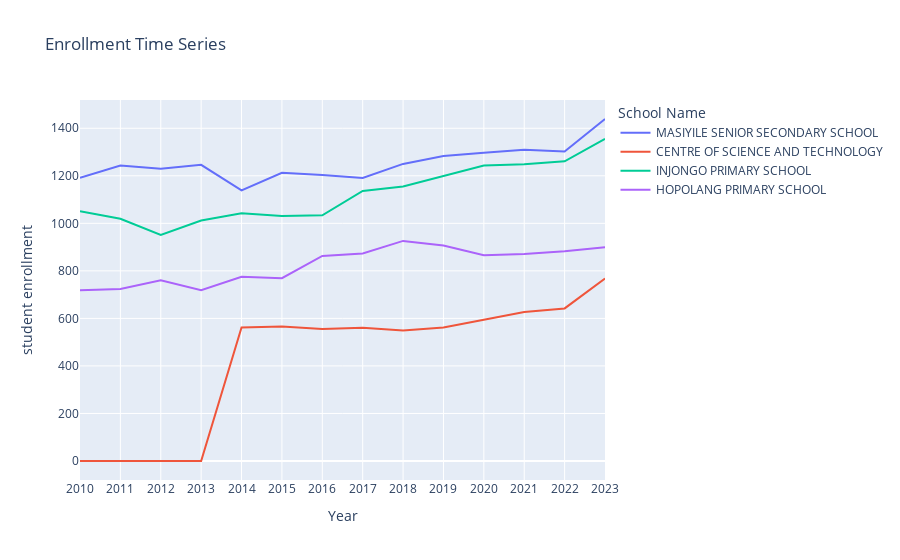

The notebook cell saved with this chart:
### Code cell
# plot enrollment over time
fig = px.line(long_school_subset, x='variable', y='value', color='SCHOOL NAME',
    labels={
        'value': 'student enrollment',
        'variable': 'Year',
        'SCHOOL NAME': 'School Name'
    },
title = 'Enrollment Time Series')
fig.show()

### Figure 1 — Plotly figure (JSON) as saved in the notebook; plotly's stock layout.template omitted (floating-point values rounded to 4 significant figures)
{"data": [{"hovertemplate": "School Name=MASIYILE SENIOR SECONDARY SCHOOL<br>Year=%{x}<br>student enrollment=%{y}<extra></extra>", "legendgroup": "MASIYILE SENIOR SECONDARY SCHOOL", "line": {"color": "#636efa", "dash": "solid"}, "marker": {"symbol": "circle"}, "mode": "lines", "name": "MASIYILE SENIOR SECONDARY SCHOOL", "orientation": "v", "showlegend": true, "type": "scatter", "x": ["2010", "2011", "2012", "2013", "2014", "2015", "2016", "2017", "2018", "2019", "2020", "2021", "2022", "2023"], "xaxis": "x", "y": [1192, 1243, 1230, 1246, 1139, 1213, 1203, 1191, 1250, 1283, 1297, 1310, 1302, 1439], "yaxis": "y"}, {"hovertemplate": "School Name=CENTRE OF SCIENCE AND TECHNOLOGY<br>Year=%{x}<br>student enrollment=%{y}<extra></extra>", "legendgroup": "CENTRE OF SCIENCE AND TECHNOLOGY", "line": {"color": "#EF553B", "dash": "solid"}, "marker": {"symbol": "circle"}, "mode": "lines", "name": "CENTRE OF SCIENCE AND TECHNOLOGY", "orientation": "v", "showlegend": true, "type": "scatter", "x": ["2010", "2011", "2012", "2013", "2014", "2015", "2016", "2017", "2018", "2019", "2020", "2021", "2022", "2023"], "xaxis": "x", "y": [0, 0, 0, 0, 562, 566, 555, 561, 549, 562, 594, 627, 642, 768], "yaxis": "y"}, {"hovertemplate": "School Name=INJONGO PRIMARY SCHOOL<br>Year=%{x}<br>student enrollment=%{y}<extra></extra>", "legendgroup": "INJONGO PRIMARY SCHOOL", "line": {"color": "#00cc96", "dash": "solid"}, "marker": {"symbol": "circle"}, "mode": "lines", "name": "INJONGO PRIMARY SCHOOL", "orientation": "v", "showlegend": true, "type": "scatter", "x": ["2010", "2011", "2012", "2013", "2014", "2015", "2016", "2017", "2018", "2019", "2020", "2021", "2022", "2023"], "xaxis": "x", "y": [1051, 1019, 951, 1012, 1042, 1031, 1034, 1136, 1155, 1198, 1243, 1249, 1261, 1355], "yaxis": "y"}, {"hovertemplate": "School Name=HOPOLANG PRIMARY SCHOOL<br>Year=%{x}<br>student enrollment=%{y}<extra></extra>", "legendgroup": "HOPOLANG PRIMARY SCHOOL", "line": {"color": "#ab63fa", "dash": "solid"}, "marker": {"symbol": "circle"}, "mode": "lines", "name": "HOPOLANG PRIMARY SCHOOL", "orientation": "v", "showlegend": true, "type": "scatter", "x": ["2010", "2011", "2012", "2013", "2014", "2015", "2016", "2017", "2018", "2019", "2020", "2021", "2022", "2023"], "xaxis": "x", "y": [718, 724, 760, 719, 775, 769, 863, 873, 926, 907, 866, 871, 883, 899], "yaxis": "y"}], "layout": {"legend": {"title": {"text": "School Name"}, "tracegroupgap": 0}, "title": {"text": "Enrollment Time Series"}, "xaxis": {"anchor": "y", "domain": [0, 1], "title": {"text": "Year"}}, "yaxis": {"anchor": "x", "domain": [0, 1], "title": {"text": "student enrollment"}}}}
